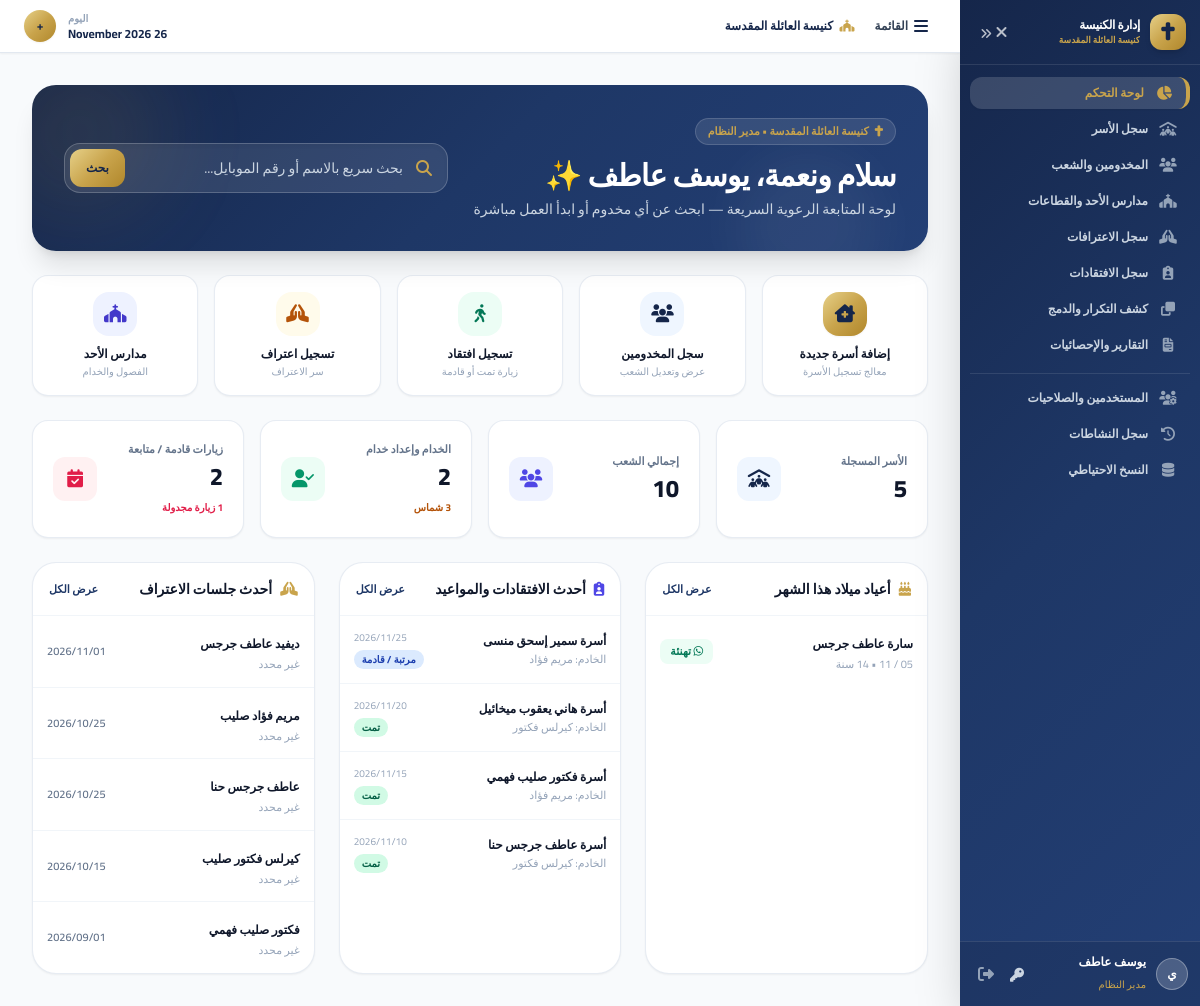
The page / (signed in) on the database its author committed.
### tables this page shows
CREATE TABLE `persons` (
  `id` INT AUTO_INCREMENT PRIMARY KEY,
  `family_id` INT NULL,
  `first_name` VARCHAR(100) NOT NULL,
  `middle_name` VARCHAR(100) NULL,
  `last_name` VARCHAR(100) NULL,
  `gender` ENUM('male', 'female') NOT NULL,
  `date_of_birth` DATE NULL,
  `is_deceased` TINYINT(1) DEFAULT 0,
  `date_of_death` DATE NULL,
  `phone` VARCHAR(50) NULL,
  `whatsapp` VARCHAR(50) NULL,
  `second_phone` VARCHAR(50) NULL,
  `email` VARCHAR(255) NULL,
  `national_id` VARCHAR(20) NULL UNIQUE,
  `marital_status` ENUM('single', 'married', 'divorced', 'widowed') NULL,
  `care_situation` VARCHAR(100) NULL,
  `education_stage` ENUM('nursery', 'angels', 'primary_1_2', 'primary_3_4', 'primary_5_6', 'preparatory', 'secondary', 'university', 'graduate', 'mens_gathering') NULL,
  `qualification` VARCHAR(255) NULL,
  `school_year` VARCHAR(50) NULL,
  `confession_father` VARCHAR(255) NULL,
  `confession_church` VARCHAR(255) NULL,
  `weekly_leave` VARCHAR(255) NULL,
  `is_deacon` TINYINT(1) DEFAULT 0,
  `is_servant` TINYINT(1) DEFAULT 0,
  `in_prep_center` TINYINT(1) DEFAULT 0,
  `occupation` VARCHAR(255) NULL,
  `address` TEXT NULL,
  `notes` TEXT NULL,
  `is_active` TINYINT(1) DEFAULT 1,
  `is_archived` TINYINT(1) DEFAULT 0,
  `created_at` DATETIME DEFAULT CURRENT_TIMESTAMP,
  `updated_at` DATETIME DEFAULT CURRENT_TIMESTAMP ON UPDATE CURRENT_TIMESTAMP,
  INDEX `idx_person_name` (`first_name`, `last_name`),
  INDEX `idx_person_phone` (`phone`),
  INDEX `idx_person_national_id` (`national_id`),
  FOREIGN KEY (`family_id`) REFERENCES `families`(`id`) ON DELETE SET NULL
);

CREATE TABLE `visits` (
  `id` INT AUTO_INCREMENT PRIMARY KEY,
  `family_id` INT NULL,
  `person_id` INT NULL,
  `servant_id` INT NULL,
  `visit_date` DATETIME NOT NULL,
  `visit_type` ENUM('home_visit', 'phone_call', 'follow_up', 'emergency_visit', 'other') NOT NULL,
  `status` ENUM('pending', 'completed', 'cancelled', 'rescheduled') DEFAULT 'pending',
  `notes` TEXT NULL,
  `next_visit_date` DATETIME NULL,
  `created_at` DATETIME DEFAULT CURRENT_TIMESTAMP,
  `updated_at` DATETIME DEFAULT CURRENT_TIMESTAMP ON UPDATE CURRENT_TIMESTAMP,
  FOREIGN KEY (`family_id`) REFERENCES `families`(`id`) ON DELETE CASCADE,
  FOREIGN KEY (`person_id`) REFERENCES `persons`(`id`) ON DELETE CASCADE,
  FOREIGN KEY (`servant_id`) REFERENCES `persons`(`id`) ON DELETE SET NULL
);

CREATE TABLE `families` (
  `id` INT AUTO_INCREMENT PRIMARY KEY,
  `family_code` VARCHAR(50) NOT NULL UNIQUE,
  `family_name` VARCHAR(255) NOT NULL,
  `address` TEXT NULL,
  `street` VARCHAR(255) NULL,
  `branch_from` VARCHAR(255) NULL,
  `area` VARCHAR(255) NULL,
  `landmark` VARCHAR(255) NULL,
  `building_number` VARCHAR(50) NULL,
  `floor` VARCHAR(50) NULL,
  `apartment_number` VARCHAR(50) NULL,
  `gps_location` VARCHAR(255) NULL,
  `phone` VARCHAR(50) NULL,
  `special_case` VARCHAR(50) NULL,
  `housing_type` VARCHAR(50) NULL,
  `economic_status` VARCHAR(50) NULL,
  `health_status` VARCHAR(50) NULL,
  `is_active` TINYINT(1) DEFAULT 1,
  `notes` TEXT NULL,
  `created_at` DATETIME DEFAULT CURRENT_TIMESTAMP,
  `updated_at` DATETIME DEFAULT CURRENT_TIMESTAMP ON UPDATE CURRENT_TIMESTAMP,
  INDEX `idx_family_code` (`family_code`),
  INDEX `idx_family_name` (`family_name`)
);

CREATE TABLE `confessions` (
  `id` INT AUTO_INCREMENT PRIMARY KEY,
  `person_id` INT NOT NULL,
  `priest_id` INT NULL,
  `confession_date` DATETIME NOT NULL,
  `next_confession_date` DATETIME NULL,
  `status` ENUM('upcoming', 'completed', 'missed', 'cancelled') DEFAULT 'completed',
  `notes` TEXT NULL,
  `created_at` DATETIME DEFAULT CURRENT_TIMESTAMP,
  FOREIGN KEY (`person_id`) REFERENCES `persons`(`id`) ON DELETE CASCADE,
  FOREIGN KEY (`priest_id`) REFERENCES `priests`(`id`) ON DELETE SET NULL
);

### index.php (the view, shortened to what the rows shown need)
<?php
require_once __DIR__ . '/config/db.php';
require_once __DIR__ . '/config/auth.php';
require_once __DIR__ . '/includes/functions.php';
$current_month = (int)date('m');
$stmt = $pdo->prepare("
    SELECT id, first_name, middle_name, last_name, date_of_birth, phone
    FROM persons
    WHERE MONTH(date_of_birth) = ? AND is_active = 1 AND is_deceased = 0
    ORDER BY DAY(date_of_birth) ASC
    LIMIT 6
");
$stmt->execute([$current_month]);
$birthdays = $stmt->fetchAll();
$recent_visits = $pdo->query("
    SELECT v.*,
           f.family_name,
           p.first_name, p.middle_name, p.last_name,
           s.first_name AS servant_first, s.middle_name AS servant_middle
    FROM visits v
    LEFT JOIN families f ON v.family_id = f.id
    LEFT JOIN persons p ON v.person_id = p.id
    LEFT JOIN persons s ON v.servant_id = s.id
    ORDER BY v.visit_date DESC
    LIMIT 5
")->fetchAll();
$recent_confessions = [];
if (can_access('confessions')) {
    $recent_confessions = $pdo->query("
        SELECT c.*, p.first_name, p.middle_name, p.last_name, pr.display_name AS priest_name
        FROM confessions c
        JOIN persons p ON c.person_id = p.id
        LEFT JOIN priests pr ON c.priest_id = pr.id
        ORDER BY c.confession_date DESC
        LIMIT 5
    ")->fetchAll();
}
require_once __DIR__ . '/includes/header.php';
require_once __DIR__ . '/includes/sidebar.php';
?>
<div class="navy-gradient rounded-3xl p-6 sm:p-8 text-white shadow-xl mb-6 relative overflow-hidden">
    <div class="relative z-10 flex flex-col lg:flex-row lg:items-center justify-between gap-6">
        <div>
            <h1 class="text-2xl sm:text-3xl font-extrabold tracking-tight">
                سلام ونعمة، <?= htmlspecialchars($user['full_name']) ?> ✨
            </h1>
        </div>
    </div>
</div>
<div class="grid grid-cols-1 lg:grid-cols-3 gap-6">
    <div class="bg-white rounded-3xl shadow-sm border border-slate-200/80 overflow-hidden">
        <div class="divide-y divide-slate-100">
            <?php if (empty($birthdays)): ?>
                <div class="p-8 text-center text-slate-400 text-xs">لا توجد أعياد ميلاد مسجلة هذا الشهر.</div>
            <?php else: ?>
                <?php foreach ($birthdays as $b):
                    $b_name = trim($b['first_name'] . ' ' . ($b['middle_name'] ?? '') . ' ' . ($b['last_name'] ?? ''));
                    $b_age = calc_age($b['date_of_birth']);
                ?>
                <div class="p-3.5 hover:bg-slate-50/70 transition flex items-center justify-between">
                    <div>
                        <a href="person-details.php?id=<?= $b['id'] ?>" class="text-xs font-bold text-slate-900 hover:text-church-blue">
                            <?= htmlspecialchars($b_name) ?>
                        </a>
                        <p class="text-[11px] text-slate-400 mt-0.5"><?= date('d / m', strtotime($b['date_of_birth'])) ?> • <?= $b_age !== null ? $b_age . ' سنة' : '' ?></p>
                    </div>
                    <?php if (!empty($b['phone'])):
                        $wa = preg_replace('/[^0-9]/', '', $b['phone']);
                        if (str_starts_with($wa, '01')) $wa = '20' . substr($wa, 1);
                    ?>
                    <a href="https://wa.me/<?= $wa ?>" target="_blank" class="px-2.5 py-1 bg-emerald-50 text-emerald-700 rounded-lg text-[11px] font-bold hover:bg-emerald-100">
                        <i class="fab fa-whatsapp"></i> تهنئة
                    </a>
                    <?php endif; ?>
                </div>
                <?php endforeach; ?>
            <?php endif; ?>
        </div>
    </div>
    <div class="bg-white rounded-3xl shadow-sm border border-slate-200/80 overflow-hidden">
        <div class="divide-y divide-slate-100">
            <?php if (empty($recent_visits)): ?>
                <div class="p-8 text-center text-slate-400 text-xs">لا توجد زيارات افتقاد مسجلة حالياً.</div>
            <?php else: ?>
                <?php foreach ($recent_visits as $v):
                    $p_name = trim(($v['first_name'] ?? '') . ' ' . ($v['middle_name'] ?? '') . ' ' . ($v['last_name'] ?? ''));
                    $s_name = trim(($v['servant_first'] ?? '') . ' ' . ($v['servant_middle'] ?? ''));
                ?>
                <div class="p-3.5 hover:bg-slate-50/70 transition flex items-center justify-between">
                    <div>
                        <p class="text-xs font-bold text-slate-900">
                            <?= htmlspecialchars($v['family_name'] ?: $p_name) ?>
                        </p>
                        <p class="text-[11px] text-slate-400 mt-0.5">الخادم: <?= htmlspecialchars($s_name ?: 'الخدمة العامة') ?></p>
                    </div>
                    <div class="text-left">
                        <span class="text-[10px] text-slate-400 block"><?= format_date($v['visit_date']) ?></span>
                        <?php if ($v['status'] === 'completed'): ?>
                            <span class="inline-block mt-0.5 px-2 py-0.5 bg-emerald-100 text-emerald-800 rounded-full text-[10px] font-bold">تمت</span>
                        <?php else: ?>
                            <span class="inline-block mt-0.5 px-2 py-0.5 bg-blue-100 text-blue-800 rounded-full text-[10px] font-bold">مرتبة / قادمة</span>
                        <?php endif; ?>
                    </div>
                </div>
                <?php endforeach; ?>
            <?php endif; ?>
        </div>
    </div>
    <?php if (can_access('confessions')): ?>
    <div class="bg-white rounded-3xl shadow-sm border border-slate-200/80 overflow-hidden">
        <div class="divide-y divide-slate-100">
            <?php if (empty($recent_confessions)): ?>
                <div class="p-8 text-center text-slate-400 text-xs">لا توجد جلسات اعتراف مسجلة حالياً.</div>
            <?php else: ?>
                <?php foreach ($recent_confessions as $c):
                    $c_name = trim($c['first_name'] . ' ' . ($c['middle_name'] ?? '') . ' ' . ($c['last_name'] ?? ''));
                ?>
                <div class="p-3.5 hover:bg-slate-50/70 transition flex items-center justify-between">
                    <div>
                        <a href="person-details.php?id=<?= $c['person_id'] ?>" class="text-xs font-bold text-slate-900 hover:text-church-blue">
                            <?= htmlspecialchars($c_name) ?>
                        </a>
                        <p class="text-[11px] text-slate-400 mt-0.5"><?= htmlspecialchars($c['priest_name'] ?: 'غير محدد') ?></p>
                    </div>
                    <span class="text-[11px] text-slate-500 font-semibold"><?= format_date($c['confession_date']) ?></span>
                </div>
                <?php endforeach; ?>
            <?php endif; ?>
        </div>
    </div>
    <?php endif; ?>
</div>
<?php require_once __DIR__ . '/includes/footer.php'; ?>

### rows shown on the page
persons: b_name "سارة عاطف جرجس"
visits: family.family_name "أسرة سمير إسحق منسى", servant.middle_name "مريم فؤاد", visit_date "2026/11/25", status "مرتبة / قادمة"
visits: family.family_name "أسرة هاني يعقوب ميخائيل", servant.middle_name "كيرلس فكتور", visit_date "2026/11/20", status "تمت"
visits: family.family_name "أسرة فكتور صليب فهمي", servant.middle_name "مريم فؤاد", visit_date "2026/11/15", status "تمت"
visits: family.family_name "أسرة عاطف جرجس حنا", servant.middle_name "كيرلس فكتور", visit_date "2026/11/10", status "تمت"
confessions: person.last_name "ديفيد عاطف جرجس", priest_name "غير محدد", confession_date "2026/11/01"
confessions: person.last_name "مريم فؤاد صليب", priest_name "غير محدد", confession_date "2026/10/25"
confessions: person.last_name "عاطف جرجس حنا", priest_name "غير محدد", confession_date "2026/10/25"
confessions: person.last_name "كيرلس فكتور صليب", priest_name "غير محدد", confession_date "2026/10/15"
confessions: person.last_name "فكتور صليب فهمي", priest_name "غير محدد", confession_date "2026/09/01"

### other values the page prints
mb_substr($user['full_name'] ?? 'م', 0, 1, 'UTF-8') "ي"
$user['full_name'] "يوسف عاطف"
get_role_name($user['role'] ?? '') "مدير النظام"
get_role_name($user['role']) "مدير النظام"
$stats['families'] "5"
$stats['persons'] "10"
$stats['servants'] "2"
$stats['pending_visits'] + $stats['overdue_confessions'] "2"
